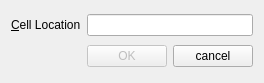
<?xml version="1.0" encoding="UTF-8"?>
<ui version="4.0">
 <class>GoToCellDialog</class>
 <widget class="QWidget" name="GoToCellDialog">
  <property name="geometry">
   <rect>
    <x>0</x>
    <y>0</y>
    <width>264</width>
    <height>83</height>
   </rect>
  </property>
  <property name="windowTitle">
   <string>Go To Cell</string>
  </property>
  <layout class="QVBoxLayout" name="verticalLayout">
   <item>
    <layout class="QHBoxLayout" name="horizontalLayout">
     <item>
      <widget class="QLabel" name="label">
       <property name="text">
        <string>&amp;Cell Location</string>
       </property>
       <property name="buddy">
        <cstring>lineEdit</cstring>
       </property>
      </widget>
     </item>
     <item>
      <widget class="QLineEdit" name="lineEdit"/>
     </item>
    </layout>
   </item>
   <item>
    <layout class="QHBoxLayout" name="horizontalLayout_2">
     <item>
      <spacer name="horizontalSpacer">
       <property name="orientation">
        <enum>Qt::Horizontal</enum>
       </property>
       <property name="sizeHint" stdset="0">
        <size>
         <width>40</width>
         <height>20</height>
        </size>
       </property>
      </spacer>
     </item>
     <item>
      <widget class="QPushButton" name="okButton">
       <property name="enabled">
        <bool>false</bool>
       </property>
       <property name="text">
        <string>OK</string>
       </property>
       <property name="default">
        <bool>true</bool>
       </property>
      </widget>
     </item>
     <item>
      <widget class="QPushButton" name="cancelButton">
       <property name="text">
        <string>cancel</string>
       </property>
      </widget>
     </item>
    </layout>
   </item>
  </layout>
 </widget>
 <tabstops>
  <tabstop>lineEdit</tabstop>
  <tabstop>okButton</tabstop>
  <tabstop>cancelButton</tabstop>
 </tabstops>
 <resources/>
 <connections/>
</ui>
